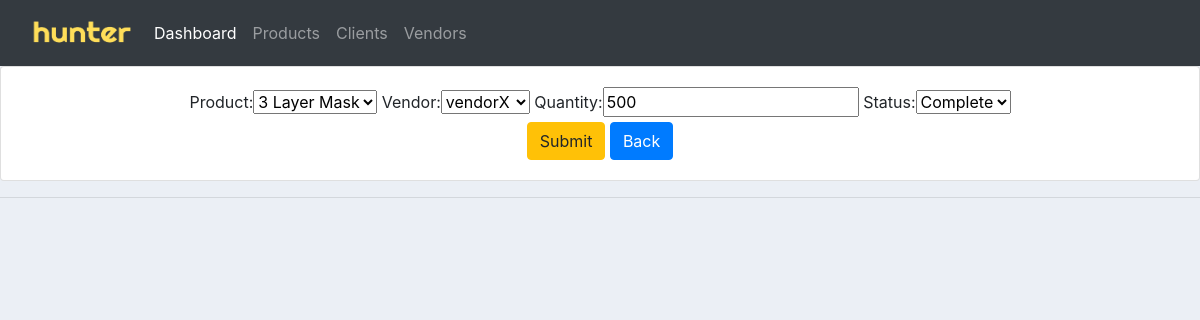
The page /vorderupdate/1/ on the database as committed earlier.
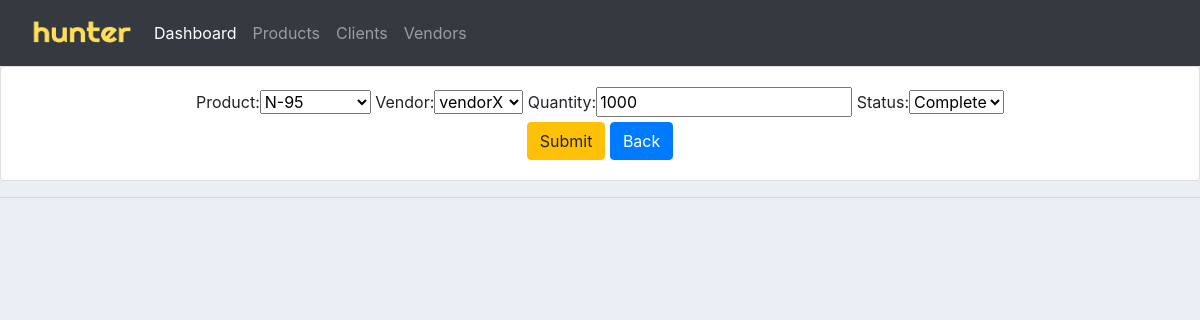
The same page on the database as committed later.
### accounts/models.py (models this page shows, shortened)
class Vendor_Order(models.Model):
    STATUS =(
    ('Complete','Complete'),('Pending','Pending'),
    )
    product = models.ForeignKey(Product, null=True, on_delete = models.SET_NULL)
    vendor = models.ForeignKey(Vendor, null=True, on_delete = models.SET_NULL)
    quantity = models.IntegerField(null=True)
    status = models.CharField(max_length=50, null=True, choices=STATUS)
    date_created = models.DateTimeField(auto_now_add=True, null=True)

### accounts/views.py (the view)
# urls.py: path('vorderupdate/<str:pkey>/', views.vorderupdate,name='vorderupdate'),
def vorderupdate(request,pkey):
    order = Vendor_Order.objects.get(id=pkey)
    form = VendorOrderForm(instance=order)
    if request.method == 'POST':
        form = VendorOrderForm(request.POST,instance=order)
        if form.is_valid():
            form.save()
            return redirect('/')
    context = {'form':form}
    return render(request,'accounts/vorder.html',context)

### accounts/forms.py
class VendorOrderForm(ModelForm):
	class Meta:
		model = Vendor_Order
		fields = '__all__'

### accounts/models.py (called while the page is built)
    def __str__(self):
        return self.name

    def __str__(self):
        return self.name

### accounts/templates/accounts/vorder.html (shortened to what this page needs)
{%  extends 'accounts/main.html' %}
{% load static %}
{% block content %}
<div class="row">
	<div class="col-md" align="center">
		<div class="card card-body">
			<form action="" method="POST">
				{{form}}
				<br>
				<input class="btn btn-warning" type="submit" name="Submit">
				<a class="btn btn-primary" href="{% url 'dashboard' %}">Back</a>
			</form>
		</div>
	</div>
</div>
{% endblock %}

Rows that differ between the two databases and show on the page:
changed Vendor_Order "vendorX": product "3 Layer Mask" → "N-95"; quantity "500" → "1000"
